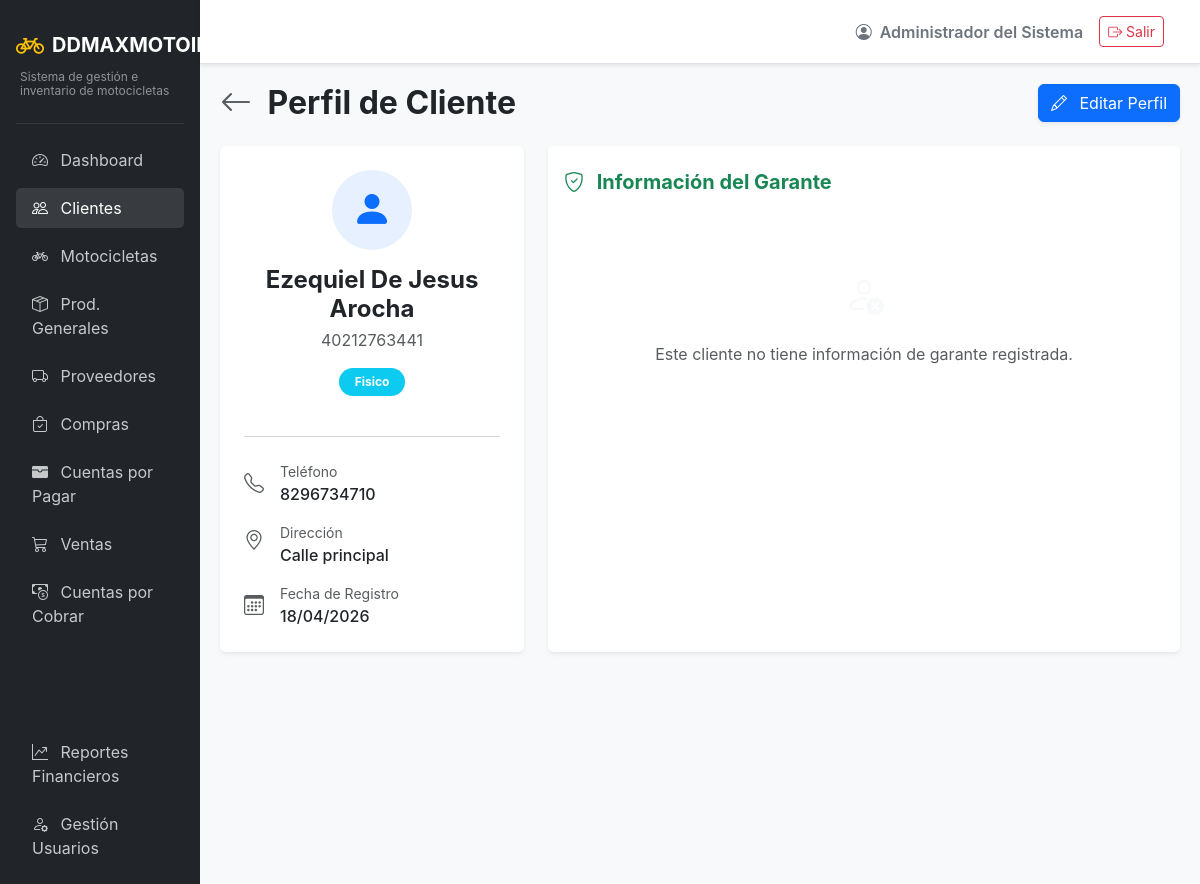
Screenshot of /clients/profile/6 (signed in) with the database file from the repository.
### app/models/auth.py (models this page shows, shortened)
class Usuarios(UserMixin, db.Model):
    __tablename__ = 'usuarios'
    id = db.Column(db.Integer, primary_key=True)
    usuario = db.Column(db.String(50), unique=True, nullable=False)
    password_hash = db.Column(db.String(255), nullable=False)
    rol_id = db.Column(db.Integer, db.ForeignKey('roles.id'), nullable=False)
    estado = db.Column(db.String(20), default='activo') # activo/inactivo
    nombre = db.Column(db.String(100), nullable=False)
    created_at = db.Column(db.DateTime, default=datetime.utcnow)
    updated_at = db.Column(db.DateTime, default=datetime.utcnow, onupdate=datetime.utcnow)

### app/models/entities.py (models this page shows)
class Clientes(db.Model):
    __tablename__ = 'clientes'
    id = db.Column(db.Integer, primary_key=True)
    tipo = db.Column(db.String(20), nullable=False) # fisico, juridico
    nombre = db.Column(db.String(150), nullable=False)
    documento = db.Column(db.String(50), unique=True, nullable=False)
    telefono = db.Column(db.String(20))
    direccion = db.Column(db.String(255))
    nombre_garante = db.Column(db.String(150))
    documento_garante = db.Column(db.String(50))
    telefono_garante = db.Column(db.String(20))
    direccion_garante = db.Column(db.String(255))
    created_at = db.Column(db.DateTime, default=datetime.utcnow)

### app/routes/clients.py (the view)
@clients_bp.route('/profile/<int:id>')
def profile_client(id):
    cliente = db.session.get(Clientes, id)
    if not cliente:
        flash('Cliente no encontrado.', 'danger')
        return redirect(url_for('clients.list_clients'))
    return render_template('clients/profile.html', cliente=cliente)

### app/models/auth.py (called while the page is built)
@login_manager.user_loader
def load_user(user_id):
    return db.session.get(Usuarios, int(user_id))

### app/templates/clients/profile.html
{% extends "base.html" %}
{% block content %}
<div class="d-flex justify-content-between align-items-center mb-4">
    <h2 class="fw-bold mb-0">
        <a href="{{ url_for('clients.list_clients') }}" class="text-decoration-none text-muted me-2"><i class="bi bi-arrow-left"></i></a>
        Perfil de Cliente
    </h2>
    <div class="btn-group">
        <a href="{{ url_for('clients.edit_client', id=cliente.id) }}" class="btn btn-primary shadow-sm">
            <i class="bi bi-pencil me-2"></i> Editar Perfil
        </a>
    </div>
</div>
<div class="row g-4">
    <div class="col-lg-4">
        <div class="card shadow-sm border-0 h-100">
            <div class="card-body text-center p-4">
                <div class="bg-primary bg-opacity-10 rounded-circle d-inline-flex align-items-center justify-content-center text-primary mb-3" style="width: 80px; height: 80px;">
                    <i class="bi bi-person-fill" style="font-size: 2.5rem;"></i>
                </div>
                <h4 class="fw-bold mb-1">{{ cliente.nombre }}</h4>
                <p class="text-muted mb-3">{{ cliente.documento }}</p>
                <span class="badge {{ 'bg-info' if cliente.tipo == 'fisico' else 'bg-secondary' }} px-3 py-2 rounded-pill mb-4">
                    {{ cliente.tipo|capitalize }}
                </span>
                <hr class="text-muted opacity-25">
                <div class="text-start mt-4">
                    <div class="d-flex align-items-center mb-3">
                        <i class="bi bi-telephone fs-5 text-muted me-3"></i>
                        <div>
                            <div class="small text-muted">Teléfono</div>
                            <div class="fw-medium">{{ cliente.telefono or 'No registrado' }}</div>
                        </div>
                    </div>
                    <div class="d-flex align-items-start mb-3">
                        <i class="bi bi-geo-alt fs-5 text-muted me-3 mt-1"></i>
                        <div>
                            <div class="small text-muted">Dirección</div>
                            <div class="fw-medium">{{ cliente.direccion or 'No registrada' }}</div>
                        </div>
                    </div>
                    <div class="d-flex align-items-center">
                        <i class="bi bi-calendar3 fs-5 text-muted me-3"></i>
                        <div>
                            <div class="small text-muted">Fecha de Registro</div>
                            <div class="fw-medium">{{ cliente.created_at.strftime('%d/%m/%Y') if cliente.created_at else 'N/A' }}</div>
                        </div>
                    </div>
                </div>
            </div>
        </div>
    </div>
    <div class="col-lg-8">
        <div class="card shadow-sm border-0 mb-4 h-100">
            <div class="card-header bg-white border-bottom-0 pt-4 pb-0">
                <h5 class="fw-bold text-success mb-0"><i class="bi bi-shield-check me-2"></i> Información del Garante</h5>
            </div>
            <div class="card-body p-4">
                {% if cliente.nombre_garante or cliente.documento_garante %}
                    <div class="row g-4">
                        <div class="col-md-6">
                            <div class="p-3 bg-light rounded">
                                <span class="small text-muted d-block mb-1">Nombre Completo</span>
                                <span class="fw-semibold">{{ cliente.nombre_garante or 'N/A' }}</span>
                            </div>
                        </div>
                        <div class="col-md-6">
                            <div class="p-3 bg-light rounded">
                                <span class="small text-muted d-block mb-1">Documento</span>
                                <span class="fw-semibold">{{ cliente.documento_garante or 'N/A' }}</span>
                            </div>
                        </div>
                        <div class="col-md-6">
                            <div class="p-3 bg-light rounded">
                                <span class="small text-muted d-block mb-1">Teléfono</span>
                                <span class="fw-semibold">{{ cliente.telefono_garante or 'N/A' }}</span>
                            </div>
                        </div>
                        <div class="col-md-6">
                            <div class="p-3 bg-light rounded">
                                <span class="small text-muted d-block mb-1">Dirección</span>
                                <span class="fw-semibold">{{ cliente.direccion_garante or 'N/A' }}</span>
                            </div>
                        </div>
                    </div>
                {% else %}
                    <div class="text-center py-5 text-muted">
                        <i class="bi bi-person-x fs-1 d-block mb-3 text-light"></i>
                        Este cliente no tiene información de garante registrada.
                    </div>
                {% endif %}
            </div>
        </div>
    </div>
</div>
{% endblock %}

### app/templates/base.html (shortened to what this page needs)
<!DOCTYPE html>
<html lang="es">
<head>
    <link href="https://cdn.jsdelivr.net/npm/bootstrap@5.3.2/dist/css/bootstrap.min.css" rel="stylesheet">
    <link href="https://cdn.jsdelivr.net/npm/bootstrap-icons@1.11.1/font/bootstrap-icons.css" rel="stylesheet">
</head>
<body>
    <div class="container-fluid p-0">
        <div class="row g-0">
            <div class="col-md-2 sidebar d-none d-md-block p-3">
                <a href="{{ url_for('main.dashboard') }}" class="text-decoration-none d-flex flex-column mb-4 mt-2">
                    <div class="d-flex align-items-center">
                        <i class="bi bi-bicycle fs-3 text-warning me-2"></i>
                        <span class="fs-5 text-white fw-bold">DDMAXMOTOIMPORT</span>
                    </div>
                    <div class="text-white-50 mt-1 ps-1" style="font-size: 0.75rem; line-height: 1.2;">Sistema de gestión e inventario de motocicletas</div>
                </a>
                <hr class="text-secondary">
                <ul class="nav flex-column gap-2">
                    <li class="nav-item">
                        <a class="nav-link {% if request.endpoint and request.endpoint.startswith('main.') %}active{% endif %}" href="{{ url_for('main.dashboard') }}">
                            <i class="bi bi-speedometer2 me-2"></i> Dashboard
                        </a>
                    </li>
                    <li class="nav-item">
                        <a class="nav-link {% if request.endpoint and request.endpoint.startswith('clients.') %}active{% endif %}" href="{{ url_for('clients.list_clients') }}">
                            <i class="bi bi-people me-2"></i> Clientes
                        </a>
                    </li>
                    <li class="nav-item">
                        <a class="nav-link {% if request.endpoint and request.endpoint.startswith('inventory.') and 'product' not in request.endpoint %}active{% endif %}" href="{{ url_for('inventory.list_motorcycles') }}">
                            <i class="bi bi-bicycle me-2"></i> Motocicletas
                        </a>
                    </li>
                    <li class="nav-item">
                        <a class="nav-link {% if request.endpoint and request.endpoint.startswith('inventory.') and 'product' in request.endpoint %}active{% endif %}" href="{{ url_for('inventory.list_products') }}">
                            <i class="bi bi-box-seam me-2"></i> Prod. Generales
                        </a>
                    </li>
                    <li class="nav-item">
                        <a class="nav-link {% if request.endpoint and request.endpoint.startswith('suppliers.') %}active{% endif %}" href="{{ url_for('suppliers.list_suppliers') }}">
                            <i class="bi bi-truck me-2"></i> Proveedores
                        </a>
                    </li>
                    <li class="nav-item">
                        <a class="nav-link {% if request.endpoint and request.endpoint.startswith('purchases.') %}active{% endif %}" href="{{ url_for('purchases.list_purchases') }}">
                            <i class="bi bi-bag-check me-2"></i> Compras
                        </a>
                    </li>
                    <li class="nav-item">
                        <a class="nav-link {% if request.endpoint and request.endpoint.startswith('payables.') %}active{% endif %}" href="{{ url_for('payables.list_accounts') }}">
                            <i class="bi bi-wallet-fill me-2"></i> Cuentas por Pagar
                        </a>
                    </li>
                    <li class="nav-item">
                        <a class="nav-link {% if request.endpoint and request.endpoint.startswith('sales.') %}active{% endif %}" href="{{ url_for('sales.list_sales') }}">
                            <i class="bi bi-cart3 me-2"></i> Ventas
                        </a>
                    </li>
                    <li class="nav-item">
                        <a class="nav-link {% if request.endpoint and request.endpoint.startswith('accounts.') %}active{% endif %}" href="{{ url_for('accounts.list_accounts') }}">
                            <i class="bi bi-cash-coin me-2"></i> Cuentas por Cobrar
                        </a>
                    </li>
                    {% if current_user.is_authenticated and current_user.rol.nombre|upper in ['ADMIN', 'ADMINISTRADOR'] %}
                    <li class="nav-item mt-3">
                        <span class="nav-link text-uppercase small fw-bold text-muted" style="letter-spacing: 1px;">Operaciones Admin</span>
                    </li>
                    <li class="nav-item">
                        <a class="nav-link {% if request.endpoint and request.endpoint.startswith('reports.') %}active{% endif %}" href="{{ url_for('reports.sales_report') }}">
                            <i class="bi bi-graph-up-arrow me-2"></i> Reportes Financieros
                        </a>
                    </li>
                    <li class="nav-item">
                        <a class="nav-link" href="#" onclick="alert('Módulo de usuarios en desarrollo'); return false;">
                            <i class="bi bi-person-gear me-2"></i> Gestión Usuarios
                        </a>
                    </li>
                    {% endif %}
                </ul>
            </div>
            <div class="col-md-10 d-flex flex-column vh-100">
                <nav class="navbar navbar-expand-lg navbar-light bg-white border-bottom shadow-sm px-4 py-3">
                    <div class="container-fluid">
                        <div class="ms-auto d-flex align-items-center">
                            <span class="me-3 fw-semibold text-secondary">
                                <i class="bi bi-person-circle me-1"></i> {{ current_user.nombre }}
                            </span>
                            <a href="{{ url_for('auth.logout') }}" class="btn btn-outline-danger btn-sm">
                                <i class="bi bi-box-arrow-right"></i> Salir
                            </a>
                        </div>
                    </div>
                </nav>
                <main class="content-area flex-grow-1 overflow-auto">
                    {% block content %}{% endblock %}
                </main>
            </div>
        </div>
    </div>
</body>
</html>

### app/templates/base.html (style rules this page uses)
body { background-color: #f8f9fa; font-family: 'Inter', sans-serif; }
.sidebar { background-color: #212529; min-height: 100vh; color: #fff; }
.sidebar .nav-link { color: rgba(255,255,255,.75); transition: 0.3s; }
.sidebar .nav-link:hover, .sidebar .nav-link.active { color: #fff; background: rgba(255,255,255,.1); border-radius: 5px; }
.content-area { padding: 20px; }

### rows the page displays
Usuarios: nombre "Administrador del Sistema"
Clientes: nombre "Ezequiel De Jesus Arocha", documento "40212763441", tipo "Fisico", telefono "8296734710", direccion "Calle principal", created_at "18/04/2026"
